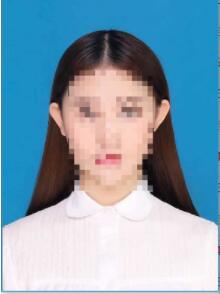
#> input picture cv/lp.jpg, 220 x 294 px
$ python grab.py
#> lines starting #> are read from the running program, lines starting #| are printed output that depends on the picture; after the words box and inside, x2 and y2 are one past the last pixel; in counts of white or black regions, pixels touching at a corner belong together
import cv2
import numpy as np

img = cv2.imread('lp.jpg')
#> img is the input picture: shape (294, 220, 3); mean B, G, R 178.9, 159.7, 129.6
img_back = cv2.imread('back.jpg')
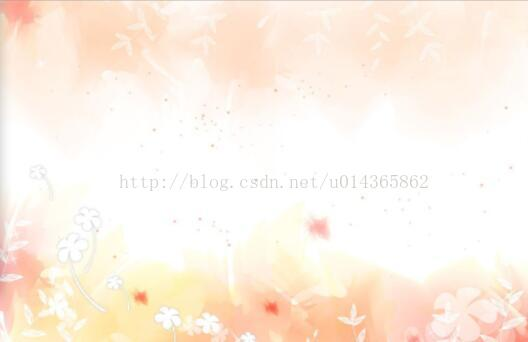
#> input picture cv/back.jpg, 528 x 342 px
#> img_back is the input picture: shape (342, 528, 3); mean B, G, R 228.9, 241.1, 253.1
# 日常缩放
rows, cols, channels = img_back.shape
#> rows = 342; cols = 528; channels = 3
img_back = cv2.resize(img_back, None, fx=0.7, fy=0.7)
#> img_back: shape (239, 370, 3)
cv2.imshow('img_back', img_back)

rows, cols, channels = img.shape
#> rows = 294; cols = 220
img = cv2.resize(img, None, fx=0.4, fy=0.4)
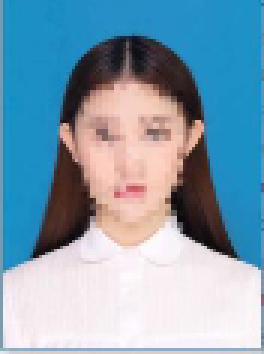
#> img: shape (118, 88, 3) (shown 3 times larger); mean B, G, R 178.6, 159.3, 129.4
cv2.imshow('img', img)
rows, cols, channels = img.shape  # rows，cols最后一定要是前景图片的，后面遍历图片需要用到
#> rows = 118; cols = 88

# 转换hsv
hsv = cv2.cvtColor(img, cv2.COLOR_BGR2HSV)
#> hsv: shape (118, 88, 3); mean H, S, V 97.3, 109.8, 192.2
# 获取mask
lower_blue = np.array([78, 43, 46])
upper_blue = np.array([110, 255, 255])
mask = cv2.inRange(hsv, lower_blue, upper_blue)
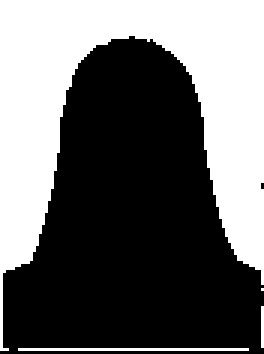
#> mask: shape (118, 88) (shown 3 times larger); 40.7% white; 4 white regions (2 under 20 px), largest, box (x1, y1, x2, y2) and area: (0, 0, 88, 117) 4137, (6, 116, 83, 117) 77
cv2.imshow('Mask', mask)

# 腐蚀膨胀
erode = cv2.erode(mask, None, iterations=1)
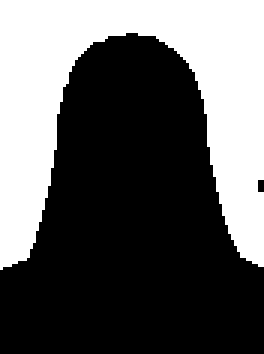
#> erode: shape (118, 88) (shown 3 times larger); 37.1% white; 1 white region, box (x1, y1, x2, y2) and area: (0, 0, 88, 90) 3852
cv2.imshow('erode', erode)
dilate = cv2.dilate(erode, None, iterations=1)
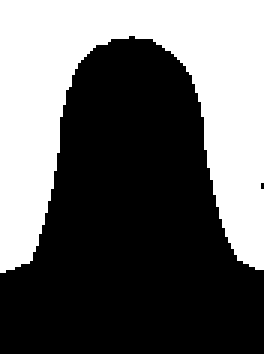
#> dilate: shape (118, 88) (shown 3 times larger); 39.5% white; 1 white region, box (x1, y1, x2, y2) and area: (0, 0, 88, 91) 4103
cv2.imshow('dilate', dilate)

# print(mask.shape, img.shape)
# mask_img=img.clone()
# mask_img.setTo(cv2.)
img_mask=cv2.cvtColor(mask,cv2.COLOR_GRAY2BGR)

img2=cv2.addWeighted(img,1,img_mask,1,0,None)
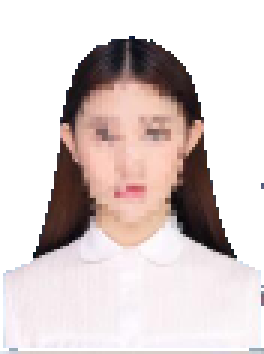
#> img2: shape (118, 88, 3) (shown 3 times larger); mean B, G, R 204.6, 205.8, 217.8
cv2.imshow('img2',img2)

# 遍历替换
center = [50, 50]  # 在新背景图片中的位置
for i in range(rows):
    for j in range(cols):
        if dilate[i, j] == 0:  # 0代表黑色的点
            img_back[center[0] + i, center[1] + j] = img[i, j]  # 此处替换颜色，为BGR通道
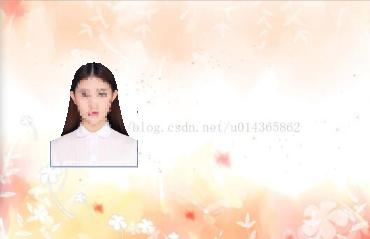
#> img_back: shape (239, 370, 3); mean B, G, R 223.1, 235.3, 248.6
cv2.imshow('res', img_back)

cv2.waitKey(0)
cv2.destroyAllWindows()
